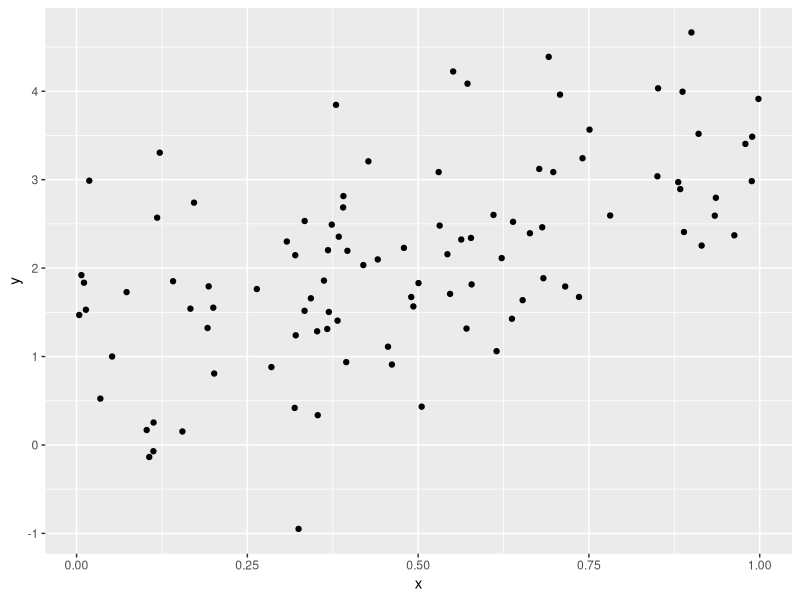

Write the R code that produced this figure.
## ---- chunk 1
library(tidyverse)
plot_df = tibble(x = runif(100), y = 1+2*x+rnorm(100))
plot_df |> ggplot(aes(x = x, y = y)) + geom_point()
